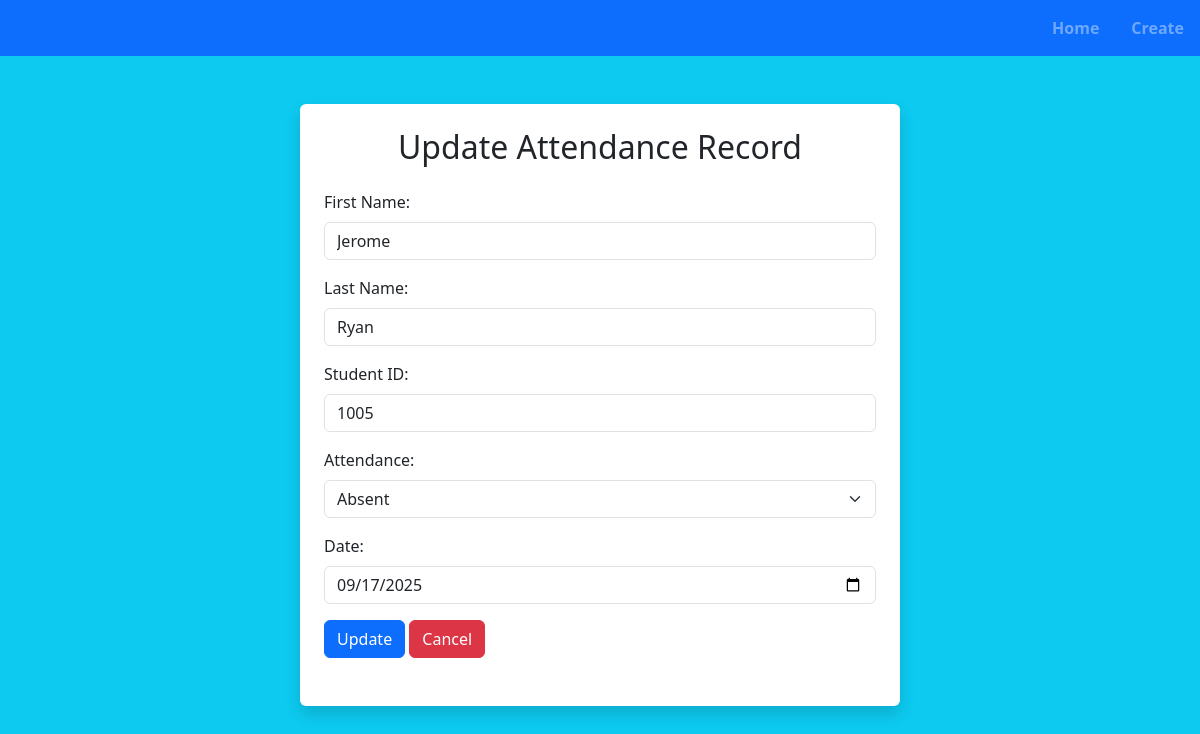
The page /update/3/ on the database its author committed.
### attendance/models.py (models this page shows, shortened)
class Student(models.Model):
    first_name = models.CharField(max_length=100)
    last_name = models.CharField(max_length=100)
    is_present = models.BooleanField(default=False)
    student_id = models.CharField(max_length=20, unique=True)
    date = models.DateField()

### attendance/views.py (the view, shortened to what this page needs)
# urls.py: path('update/<int:student_id>/', views.updateSingleStudent, name='edit_attendance'),
def updateSingleStudent(request, student_id):
    selected_student = Student.objects.get(id=student_id)
    context = {
        'student' : selected_student
    }
    return render(request, 'update.html', context)

### attendance/templates/update.html (shortened to what this page needs)
<!DOCTYPE html>
<html lang="en">
<head>
    <link href="https://cdn.jsdelivr.net/npm/bootstrap@5.3.8/dist/css/bootstrap.min.css" rel="stylesheet"
>
</head>
<body class="bg-info">
    <nav class="navbar bg-primary justify-content-end fw-bold" data-bs-theme="dark">
        <ul class="nav">
            <li class="nav-item"><a class="nav-link" href="{% url 'home' %}">Home</a></li>
            <li class="nav-item"><a class="nav-link" href="{% url 'create' %}">Create</a></li>
        </ul>
    </nav>
    <div class="container col-md-6 mt-5 shadow bg-white p-4 rounded">
        <h2 class="text-center mb-4">Update Attendance Record</h2>
        <form method="POST" action="{% url 'edit_attendance' student.id %}">
            <div class="mb-3">
                <label for="first_name" class="form-label">First Name:</label>
                <input type="text" class="form-control" id="first_name" name="first_name"
                    value="{{ student.first_name }}">
            </div>
            <div class="mb-3">
                <label for="last_name" class="form-label">Last Name:</label>
                <input type="text" class="form-control" id="last_name" name="last_name" value="{{ student.last_name }}">
            </div>
            <div class="mb-3">
                <label for="student_id" class="form-label">Student ID:</label>
                <input type="text" class="form-control" id="student_id" name="student_id"
                    value="{{ student.student_id }}">
            </div>
            <div class="mb-3">
                <label for="is_present" class="form-label">Attendance:</label>
                <select class="form-select" id="is_present" name="is_present">
                    <option value="false" {{ student.is_present|yesno:",selected" }}>Absent</option>
                </select>
            </div>
            <div class="mb-3">
                <label for="date" class="form-label">Date:</label>
                <input type="date" class="form-control" id="date" name="date" value="{{ student.date|date:'Y-m-d' }}">
            </div>
            <button type="submit" class="btn btn-primary btn-block mb-4">Update</button>
            <a href="{% url 'home' %}" class="btn btn-danger btn-block mb-4">Cancel</a>
        </form>
    </div>
</body>
</html>

### rows shown on the page
Student: first_name "Jerome", last_name "Ryan", student_id "1005", date "09/17/2025"
